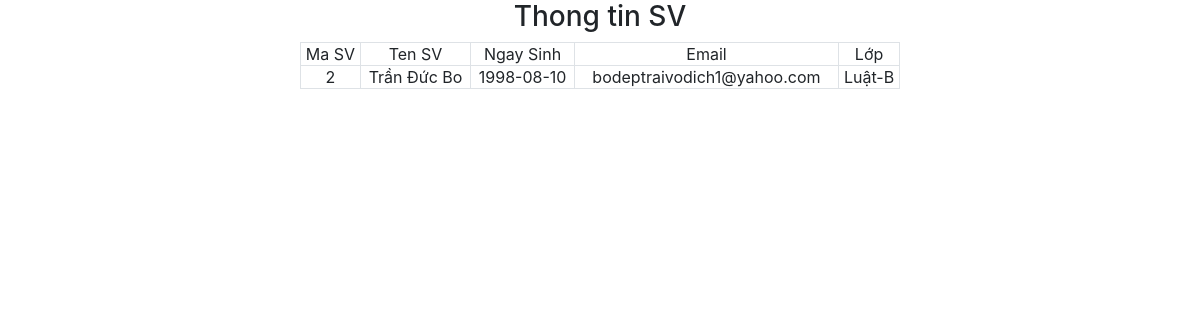
/sinhvien.php?MaSV=2, run on the app's committed database.
### tables this page shows
CREATE TABLE `sinhvien` (
  `MaSV` int(11) NOT NULL,
  `HoTen` varchar(200) NOT NULL,
  `NgaySinh` date NOT NULL,
  `Email` varchar(200) NOT NULL,
  `MaLop` int(11) NOT NULL
);

CREATE TABLE `lop` (
  `MaLop` int(11) NOT NULL,
  `TenLop` varchar(200) NOT NULL,
  `MaKhoa` int(11) NOT NULL
);

### DataProvider.php (called while the page is built, shortened)
<?php
class DataProvider
{
	public static function ExecuteQuery($sql)
	{
        $host="localhost";
        $user="root";
        $password="";
		$database="qlsv";
		try{
			$connection = mysqli_connect($host,$user,$password,$database);
			mysqli_query($connection, "set names 'utf8'");
			$result = mysqli_query($connection, $sql);
			return $result;
		}catch(Exception $ex)
		{
            echo "lỗi";
			return null;
		}
	}
}
?>

### sinhvien.php (the view, shortened to what this page needs)
<html>
<?php
$masv=$_GET['MaSV'];
include_once('DataProvider.php');
?>
<head>
<link rel="stylesheet" href="https://maxcdn.bootstrapcdn.com/bootstrap/4.4.1/css/bootstrap.min.css">
<link rel="stylesheet" type="text/css" href="//cdn.jsdelivr.net/npm/slick-carousel@1.8.1/slick/slick.css" />
<link rel="stylesheet" type="text/css" href="//cdn.jsdelivr.net/npm/slick-carousel@1.8.1/slick/slick-theme.css" />
</head>
<body>
<h3 class="text-center">Thong tin SV</h3>
    <table class="table-bordered text-center" style="margin:0 auto;width:50%">
        <tr>
            <td>Ma SV</td>
            <td>Ten SV</td>
            <td>Ngay Sinh</td>
            <td>Email</td>
            <td>Lớp</td>
        </tr>
        <?php
        $qr="select * from sinhvien,lop where sinhvien.MaLop=lop.MaLop AND sinhvien.MaSV=$masv";
        $result=DataProvider::ExecuteQuery($qr);
        while($row=mysqli_fetch_array($result)){
        ?>
        <tr style="margin:20px !important">
            <td><?php echo $row['MaSV'] ?></td>
            <td><?php echo $row['HoTen'] ?></td>
            <td><?php echo $row['NgaySinh'] ?></td>
            <td><?php echo $row['Email'] ?></td>
            <td><?php echo $row['TenLop'] ?></td>
        </tr>
        <?php
        }
        ?>
    </table>
</body>
</html>

### sinhvien.php (style rules this page uses)
table tr { padding: 50px ; }

### data on the page
sinhvien: MaSV "2", HoTen "Trần Đức Bo", NgaySinh "1998-08-10", Email "bodeptraivodich1@yahoo.com", MaLop.TenLop "Luật-B"
